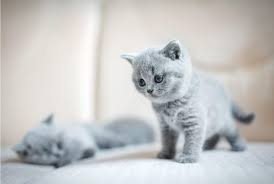
#> input picture Deneyap Kodlama/images/minik kedi.jpg, 274 x 184 px
$ python _24_opencv2.py
#> lines starting #> are read from the running program, lines starting #| are printed output that depends on the picture
import cv2

img=cv2.imread("images/minik kedi.jpg") #resim okumayı sağlar
#> img is the input picture: shape (184, 274, 3); mean B, G, R 197.2, 197.4, 197


img_new=cv2.resize(img,(1500,705))
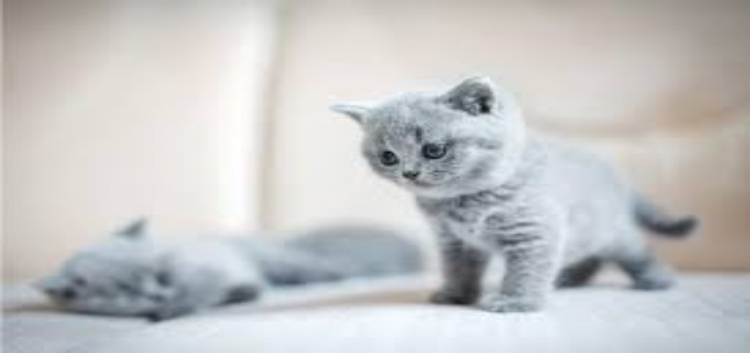
#> img_new: shape (705, 1500, 3) (shown at 1/2 size); mean B, G, R 197.1, 197.3, 196.9
cv2.imshow("new image",img_new)
cv2.waitKey(1000)
print(img_new.shape)
#| (705, 1500, 3)

h,w,c=img_new.shape
#> h = 705; w = 1500; c = 3
print("Yükseklik:",h) #Yüksekliğini verir
#| Yükseklik: 705
print("Genişlik:",w) #Genişliğini verir
#| Genişlik: 1500
print("Kanal Sayısı:",c) #Rgb renk kanalı
#| Kanal Sayısı: 3
#rect(resim,başlangıç x-y, bitiş x,y , renk,kalınlık (x= yükseklik y=genişlik)
cv2.rectangle(img_new,(680,400),(1020,100),(200,145,36),5)

#Çember çiziyoruz
cv2.circle(img_new,(100,100),20,(200,145,36),3)
cv2.circle(img_new,(150,400),50,(200,145,36),9)
cv2.circle(img_new,(150,400),50,(200,145,36),-1) #Çemberin içini doldurmak için -1 yazıyoruz.
cv2.circle(img_new,(1100,500),10,(200,145,36),-1) #En küçük çember
#> img_new: shape (705, 1500, 3); mean B, G, R 196.9, 196, 193.5
cv2.circle(img_new,(1200,100),60,(200,145,36),3)

#Çubuk çiziyoruz
cv2.line(img_new,(10,10),(40,40),(200,145,36),4)
#> img_new: shape (705, 1500, 3); mean B, G, R 196.9, 195.9, 193.2


#Değeri küçültürsek yukarı büyültürsek aşşağı gider

cv2.putText(img_new,"Mavis",(750,90),cv2.FONT_HERSHEY_PLAIN,
            5,(200,145,36),5)
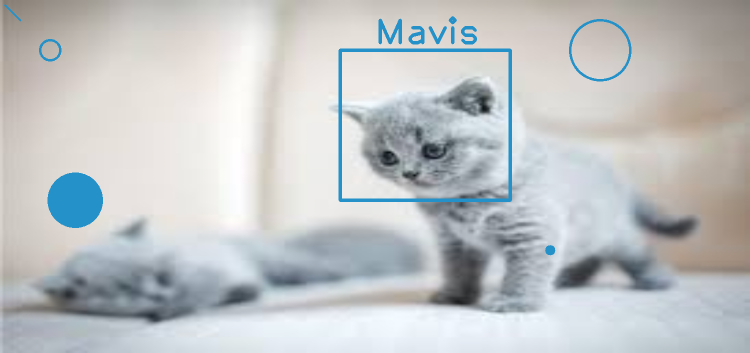
#> img_new: shape (705, 1500, 3) (shown at 1/2 size); mean B, G, R 196.9, 195.7, 192.6


cv2.imshow("Cat",img_new)
cv2.waitKey(0)

$ run again, with Deneyap Kodlama/images/dog.jpg copied over Deneyap Kodlama/images/minik kedi.jpg
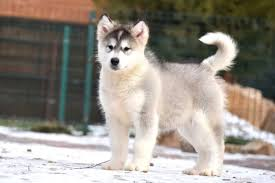
#> input picture Deneyap Kodlama/images/dog.jpg, 275 x 183 px
#> img is the input picture: shape (183, 275, 3); mean B, G, R 135.4, 144.2, 150.8
#> `img_new=cv2.resize(img,(1500,705))`:
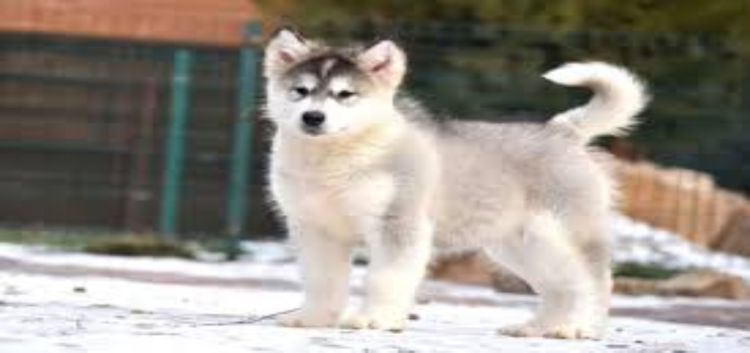
#> img_new: shape (705, 1500, 3) (shown at 1/2 size); mean B, G, R 135.3, 144.1, 150.7
#| (705, 1500, 3)
#| Yükseklik: 705
#| Genişlik: 1500
#| Kanal Sayısı: 3
#> `cv2.putText(img_new,"Mavis",(750,90),cv2.FONT_HERSHEY_PLAIN, 5,(200,14..`:
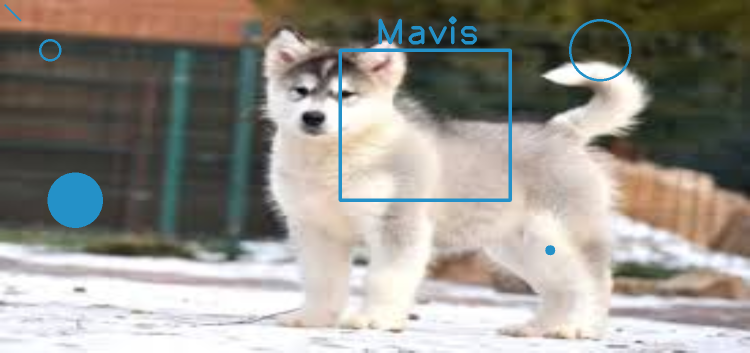
#> img_new: shape (705, 1500, 3) (shown at 1/2 size); mean B, G, R 137.9, 145.2, 149.1
